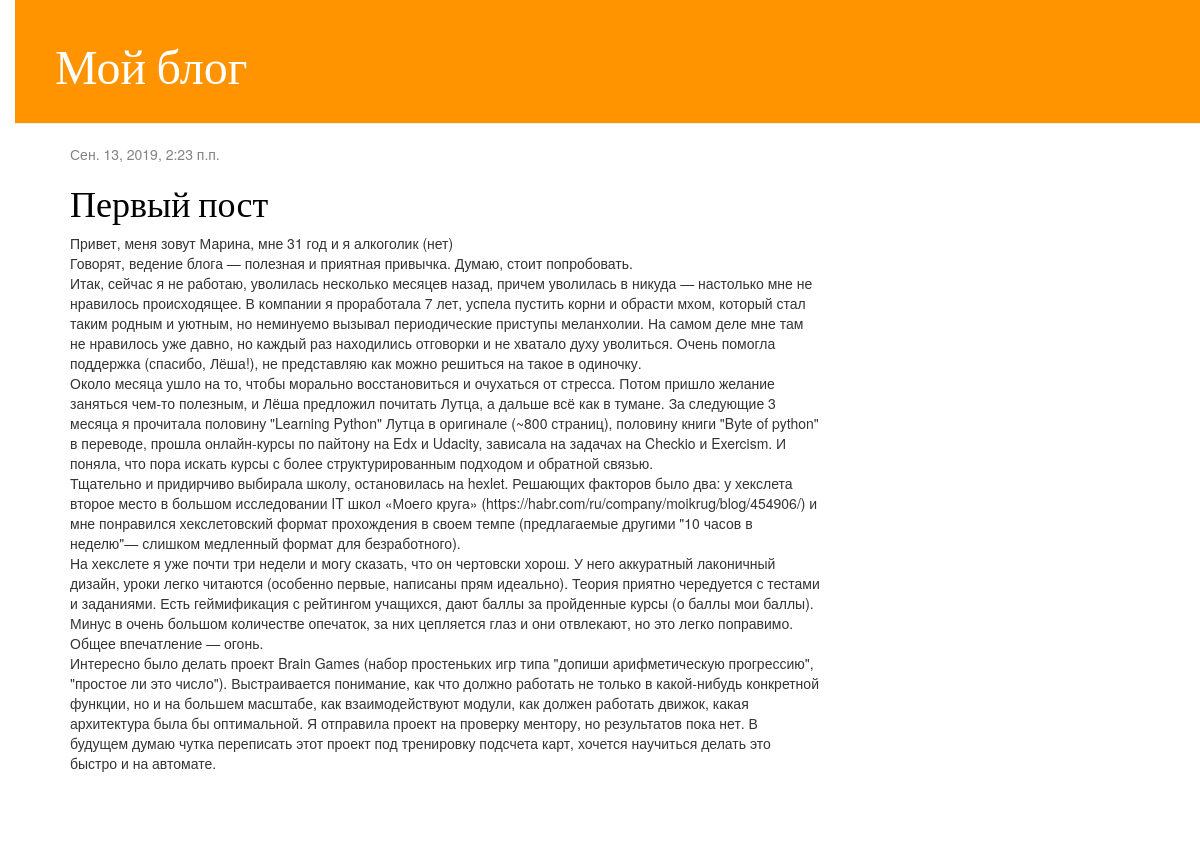
The page / on the database its author committed.
### blog/models.py (models this page shows, shortened)
class Post(models.Model):
    author = models.ForeignKey(settings.AUTH_USER_MODEL, on_delete=models.CASCADE)
    title = models.CharField(max_length=200)
    text = models.TextField()
    created_date = models.DateTimeField(default=timezone.now)
    published_date = models.DateTimeField(blank=True, null=True)

### blog/views.py (the view)
# urls.py: path('', views.post_list, name='post_list'),
def post_list(request):
    posts = Post.objects.filter(published_date__lte=timezone.now()).order_by('published_date')
    return render(request, 'blog/post_list.html', {'posts': posts})

### blog/templates/blog/post_list.html
{% extends 'blog/base.html' %}
{% block content %}
    {% for post in posts %}
        <div class="post">
            <div class="date">
                {{ post.published_date }}
            </div>
            <h1><a href="{% url 'post_detail' pk=post.pk %}">{{ post.title }}</a></h1>
            <p>{{ post.text|linebreaksbr }}</p>
        </div>
    {% endfor %}
{% endblock %}

### blog/static/css/blog.css (style rules this page uses)
h1 a { color: #FCA205; font-family: 'Lobster'; }
body { padding-left: 15px; }
h1, h2, h3, h4 { font-family: 'Lobster', cursive; }
.date { color: #828282; }
.post { margin-bottom: 70px; }
.post h1 a, .post h1 a:visited { color: #000000; }

### rows shown on the page
Post: published_date "Сен. 13, 2019, 2:23 п.п.", title "Первый пост", text "Привет, меня зовут Марина, мне 31 год и я алкоголик (нет) Говорят, ведение блога — полезная и приятная привычка. Думаю, стоит попробовать. Итак, сейчас я не работаю, уволилась несколько месяцев назад, причем уволилась в никуда — настолько мне не нравилось происходящее. В компании я проработала 7 лет, успела пустить корни и обрасти мхом, который стал таким родным и уютным, но неминуемо вызывал периодические приступы меланхолии. На самом деле мне там не нравилось уже давно, но каждый раз находились отговорки и не хватало духу уволиться. Очень помогла поддержка (спасибо, Лёша!), не представляю как можно решиться на такое в одиночку. Около месяца ушло на то, чтобы морально восстановиться и…"
